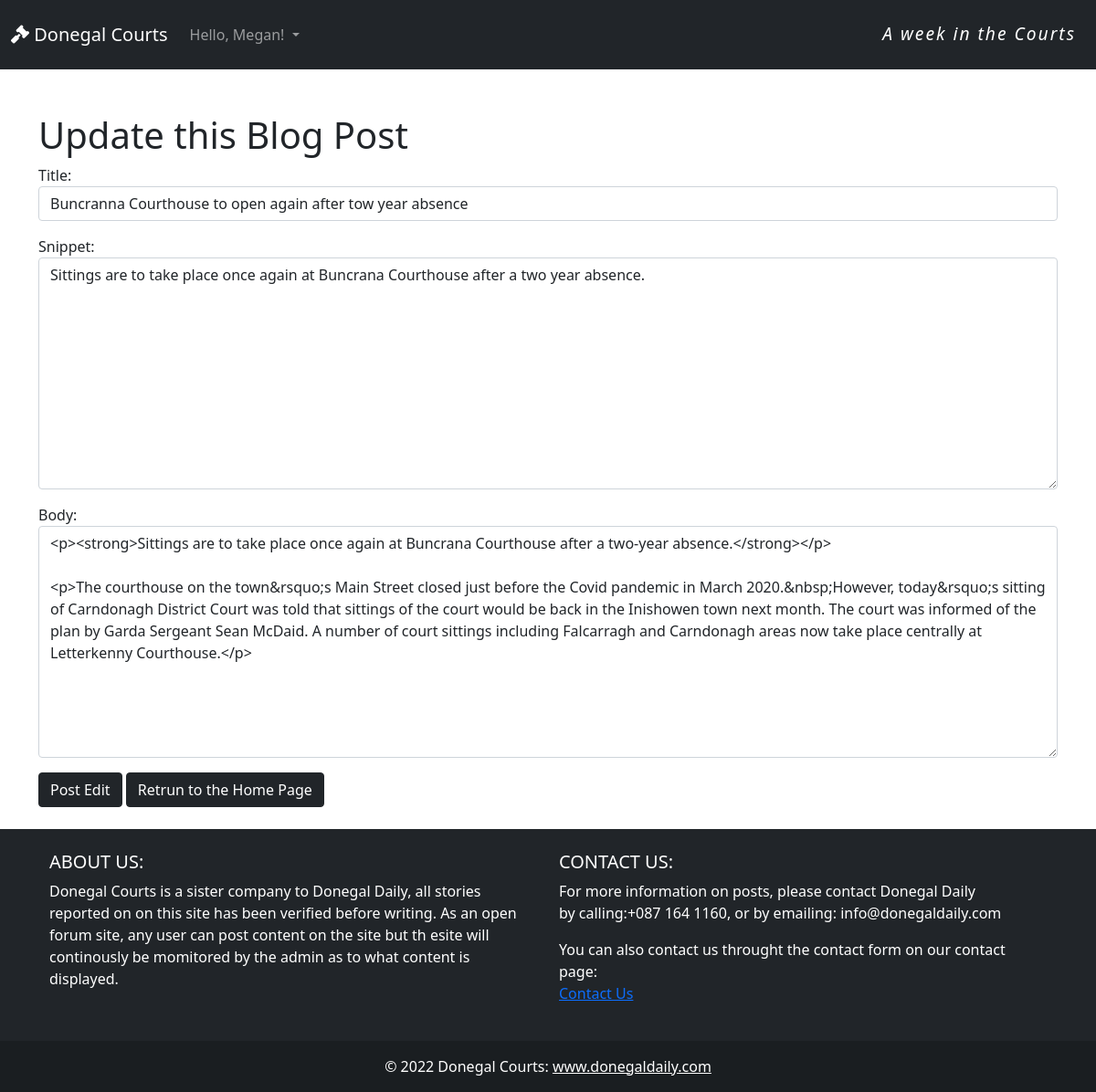
The app's page /article/edit/3 (signed in), older data.
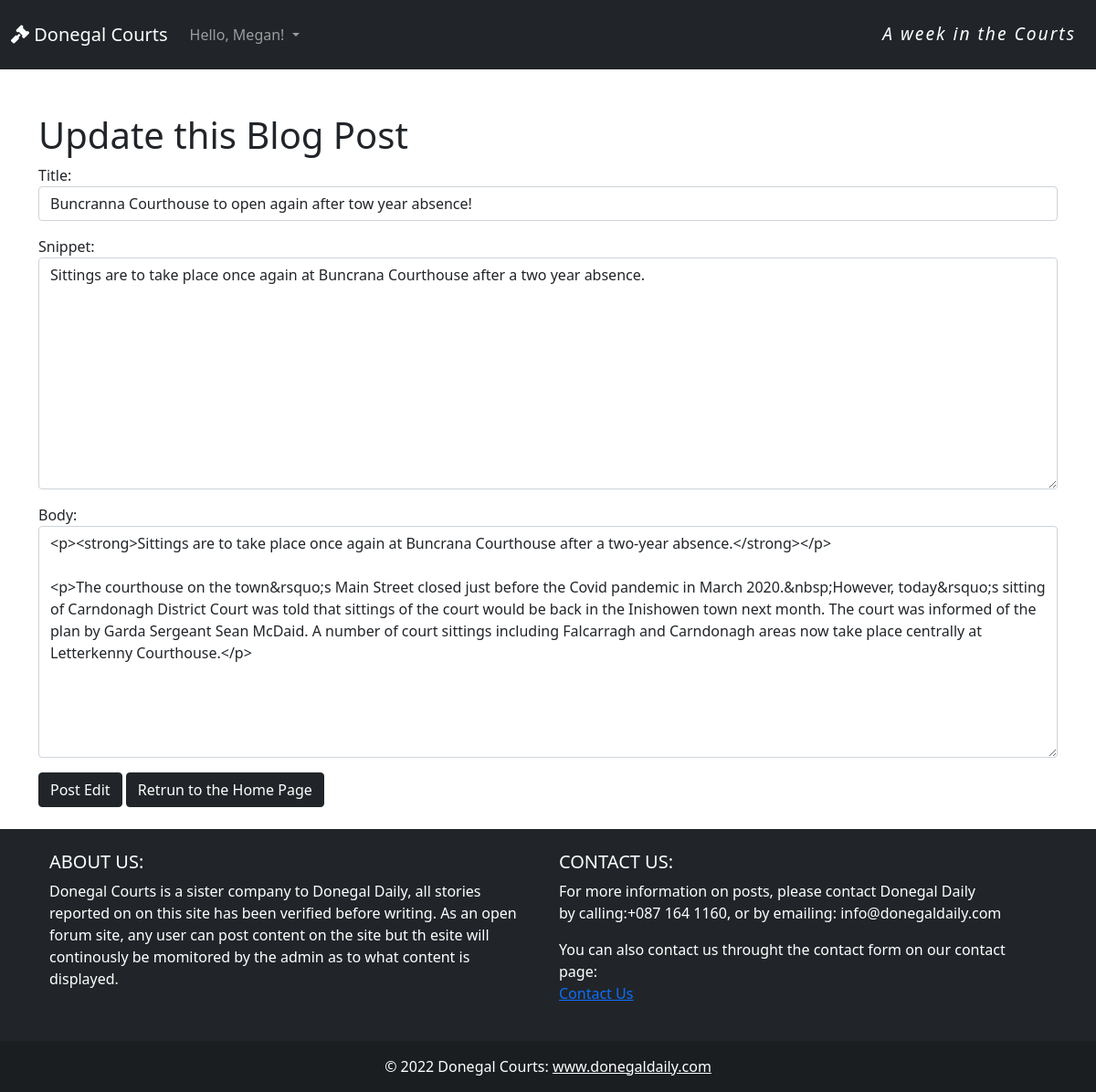
The same page, newer data.
### blog/models.py (models this page shows, shortened)
class Post(models.Model):
    title = models.CharField(max_length=255, unique=True)
    title_tag = models.CharField(max_length=200)
    featured_image = CloudinaryField('image', default='placeholder')
    snippet = models.CharField(max_length=255)
    author = models.ForeignKey(User, on_delete=models.CASCADE)
    category = models.CharField(max_length=255, null=True)
    body = RichTextField(blank=True, null=True)
    post_date = models.DateField(auto_now_add=True)
    likes = models.ManyToManyField(User, related_name='blog_posts')
    class Meta:
        ordering = ['post_date']

### blog/views.py (the view)
# urls.py: path('article/edit/<int:pk>', UpdatePostView.as_view(), name='update-post'),
class UpdatePostView(UpdateView):
    model = Post
    form_class = EditForm
    template_name = 'update_post.html'

### blog/forms.py
class EditForm(forms.ModelForm):
    class Meta:
        model = Post
        fields = ('title', 'snippet', 'body')
        widgets = {
            'title': forms.TextInput(attrs={'class': 'form-control', 'placeholder': 'This is the Title Input'}),
            'snippet': forms.Textarea(attrs={'class': 'form-control'}),
            'body': forms.Textarea(attrs={'class': 'form-control', 'placeholder': 'This is the Body Text Input'})
        }

### blog/templates/update_post.html (shortened to what this page needs)
{% extends 'base.html' %}
{% block content %}
<div class = "container">
    <div class="row">
        {% if user.is_authenticated %}
            {% if user.id == post.author.id %}
                <div class="form-group">
                    <form id="edit-post" method="POST">
                        <br/><br/>
                            <h1>Update this Blog Post</h1>
                                {{ form.as_p }}
                        <button class="btn btn-dark">Post Edit</button>
                            <a class="btn btn-dark" href="{% url 'home' %}">Retrun to the Home Page</a>
                       <br/><br/>
                    </form>
                </div>
            {% else %}
            <p> You are not allowed to edit a blog post.</p>
            {% endif %}
        {% else %}
            <p> You are not allowed to edit a blog post.</p>
        {% endif %}
    </div>
</div>
{% endblock %}

### blog/templates/base.html (shortened to what this page needs)
{% load static %}
<!doctype html>
<html lang="en" class="h-100">
  <head>
    <link href="https://cdn.jsdelivr.net/npm/bootstrap@5.1.3/dist/css/bootstrap.min.css" rel="stylesheet"
>
    <link rel="stylesheet" href="{% static 'style.css' %}">
    <link rel="stylesheet" href="path/to/font-awesome/css/font-awesome.min.css">
  </head>
  <body>
      <nav class="navbar navbar-expand-lg navbar-dark bg-dark">
        <div class="container-fluid">
          <a class="navbar-brand" href="{% url 'home' %}"><i class="fa-solid fa-gavel"></i> Donegal Courts</a>
          <div class="collapse navbar-collapse" id="navbarSupportedContent">
            <ul class="navbar-nav me-auto mb-2 mb-lg-0">
              {% if user.is_authenticated %}
              <li class="nav-item dropdown">
                <a class="nav-link dropdown-toggle" href="#" id="navbarDropdown" role="button" data-bs-toggle="dropdown" aria-expanded="false">
                  Hello, {{ user.first_name}}!
                </a>
              </li>
            </ul>
              {% endif %}
          </div>
          <ul class="navbar-nav mr-auto">
            </li><p class="tag-line"> <i>A week in the Courts</i></p></li>
          </ul>
        </div>
      </nav>
        {% block content %}
        {% endblock content %}
    <footer class="bg-dark text-center text-lg-start">
      <div class="container p-4">
        <div class="row">
          <div class="col-lg-6 col-md-12 mb-4 mb-md-0">
            <h5 class="text-uppercase text-white">ABOUT US:</h5>
            <p class="footer-text text-white">
              Donegal Courts is a sister company to Donegal Daily, all stories reported on on this site has been verified before writing. As an open forum site, any user can post content on the site but th esite will continously be momitored by the admin as to what content is displayed.
            </p>
          </div>
          <div class="col-lg-6 col-md-12 mb-4 mb-md-0">
            <h5 class="text-uppercase text-white">Contact Us:</h5>
            <p class="text-white">
              For more information on posts, please contact Donegal Daily <br> by calling:+087 164 1160, or by emailing: info@donegaldaily.com
            </p>
            <p class="text-white"> You can also contact us throught the contact form on our contact page: <br><a href="{% url 'contact' %}"> Contact Us</a>
            </p>
          </div>
        </div>
      </div>
      <div class="text-center p-3 text-white" style="background-color: rgba(0, 0, 0, 0.2);">
        © 2022 Donegal Courts:
        <a class="text-white" href="https://www.donegaldaily.com/" target="_blank">www.donegaldaily.com</a>
      </div>
    </footer>
    <link rel="stylesheet" href="https://use.fontawesome.com/releases/v5.7.1/css/all.css">
  </body>
</html>

### static/style.css (style rules this page uses)
body { background-color: white; }
.footer-text { color: white; }
.tag-line { margin-top: 15px; padding-right:10px; letter-spacing: 2px;; color:white; font-size: larger; font-weight: 150; }

Row changes from the older to the newer data that the page shows:
changed Post: title "Buncranna Courthouse to open again after tow year absence" → "Buncranna Courthouse to open again after tow year absence!"
